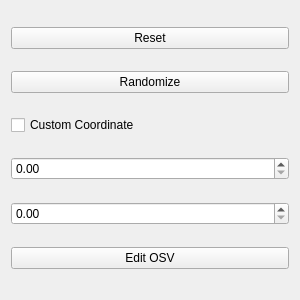
<?xml version="1.0" encoding="UTF-8"?>
<ui version="4.0">
 <class>SettingsWidget</class>
 <widget class="QWidget" name="SettingsWidget">
  <property name="geometry">
   <rect>
    <x>0</x>
    <y>0</y>
    <width>300</width>
    <height>300</height>
   </rect>
  </property>
  <property name="sizePolicy">
   <sizepolicy hsizetype="Minimum" vsizetype="Minimum">
    <horstretch>0</horstretch>
    <verstretch>0</verstretch>
   </sizepolicy>
  </property>
  <property name="minimumSize">
   <size>
    <width>300</width>
    <height>300</height>
   </size>
  </property>
  <property name="maximumSize">
   <size>
    <width>300</width>
    <height>16777215</height>
   </size>
  </property>
  <property name="windowTitle">
   <string>Form</string>
  </property>
  <layout class="QVBoxLayout" name="verticalLayout">
   <item>
    <widget class="QPushButton" name="ResetButton">
     <property name="text">
      <string>Reset</string>
     </property>
    </widget>
   </item>
   <item>
    <widget class="QPushButton" name="RandomizeButton">
     <property name="text">
      <string>Randomize</string>
     </property>
    </widget>
   </item>
   <item>
    <widget class="QCheckBox" name="CustomPointCheck">
     <property name="text">
      <string>Custom Coordinate</string>
     </property>
    </widget>
   </item>
   <item>
    <widget class="QDoubleSpinBox" name="CustomX"/>
   </item>
   <item>
    <widget class="QDoubleSpinBox" name="CustomY"/>
   </item>
   <item>
    <widget class="QPushButton" name="OSVButton">
     <property name="text">
      <string>Edit OSV</string>
     </property>
    </widget>
   </item>
  </layout>
 </widget>
 <resources/>
 <connections/>
</ui>
